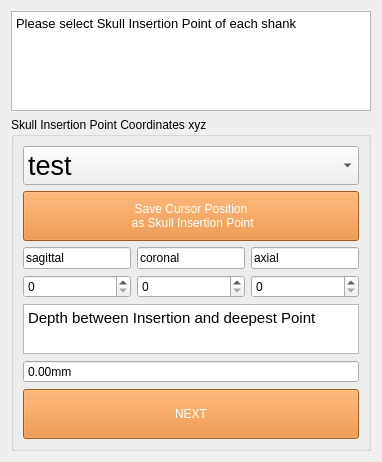
                            <widget class="QWidget" name="page_31">
                             <layout class="QGridLayout" name="gridLayout_222">
                              <item row="1" column="0">
                               <widget class="QGroupBox" name="groupBox_79">
                                <property name="toolTip">
                                 <string>Bregma position marked on this animal's own scan, alongside where it lands in the atlas after registration.</string>
                                </property>
                                <property name="title">
                                 <string>Skull Insertion Point Coordinates xyz </string>
                                </property>
                                <layout class="QGridLayout" name="gridLayout_221">
                                 <item row="1" column="1" colspan="3">
                                  <widget class="QPushButton" name="pushButton_insertionPoint">
                                   <property name="minimumSize">
                                    <size>
                                     <width>0</width>
                                     <height>50</height>
                                    </size>
                                   </property>
                                   <property name="maximumSize">
                                    <size>
                                     <width>16777215</width>
                                     <height>16777215</height>
                                    </size>
                                   </property>
                                   <property name="toolTip">
                                    <string>Pick the bregma point by clicking it in the MRI view</string>
                                   </property>
                                   <property name="autoFillBackground">
                                    <bool>false</bool>
                                   </property>
                                   <property name="styleSheet">
                                    <string notr="true"> QPushButton { background-color: #e67e22; color: white; } QPushButton:disabled { background-color: #a9713f; color: #cccccc; }</string>
                                   </property>
                                   <property name="text">
                                    <string>Save Cursor Position 
 as Skull Insertion Point</string>
                                   </property>
                                  </widget>
                                 </item>
                                 <item row="6" column="1" colspan="3">
                                  <widget class="QDoubleSpinBox" name="spinBox_depth">
                                   <property name="toolTip">
                                    <string>Per-axis offset between your picked bregma and the atlas-predicted location</string>
                                   </property>
                                   <property name="readOnly">
                                    <bool>true</bool>
                                   </property>
                                   <property name="buttonSymbols">
                                    <enum>QAbstractSpinBox::NoButtons</enum>
                                   </property>
                                   <property name="suffix">
                                    <string>mm</string>
                                   </property>
                                   <property name="maximum">
                                    <double>1500.000000000000000</double>
                                   </property>
                                  </widget>
                                 </item>
                                 <item row="3" column="2">
                                  <widget class="QSpinBox" name="spinBox_insertion_y">
                                   <property name="toolTip">
                                    <string>Bregma coordinate in the subject's own MRI (voxel index)</string>
                                   </property>
                                  </widget>
                                 </item>
                                 <item row="2" column="2">
                                  <widget class="QLineEdit" name="lineEdit_107">
                                   <property name="text">
                                    <string>coronal</string>
                                   </property>
                                  </widget>
                                 </item>
                                 <item row="3" column="3">
                                  <widget class="QSpinBox" name="spinBox_insertion_z">
                                   <property name="toolTip">
                                    <string>Bregma coordinate in the subject's own MRI (voxel index)</string>
                                   </property>
                                  </widget>
                                 </item>
                                 <item row="3" column="1">
                                  <widget class="QSpinBox" name="spinBox_insertion_x">
                                   <property name="toolTip">
                                    <string>Bregma coordinate in the subject's own MRI (voxel index)</string>
                                   </property>
                                  </widget>
                                 </item>
                                 <item row="0" column="1" colspan="3">
                                  <widget class="QComboBox" name="comboBox_insertion_shank">
                                   <property name="font">
                                    <font>
                                     <pointsize>20</pointsize>
                                     <bold>false</bold>
                                    </font>
                                   </property>
                                   <item>
                                    <property name="text">
                                     <string>test</string>
                                    </property>
                                   </item>
                                  </widget>
                                 </item>
                                 <item row="7" column="1" colspan="3">
                                  <widget class="QPushButton" name="pushButton_nextShank">
                                   <property name="minimumSize">
                                    <size>
                                     <width>50</width>
                                     <height>50</height>
                                    </size>
                                   </property>
                                   <property name="styleSheet">
                                    <string notr="true"> QPushButton { background-color: #e67e22; color: white; } QPushButton:disabled { background-color: #a9713f; color: #cccccc; }</string>
                                   </property>
                                   <property name="text">
                                    <string>NEXT</string>
                                   </property>
                                  </widget>
                                 </item>
                                 <item row="2" column="3">
                                  <widget class="QLineEdit" name="lineEdit_108">
                                   <property name="text">
                                    <string>axial</string>
                                   </property>
                                  </widget>
                                 </item>
                                 <item row="2" column="1">
                                  <widget class="QLineEdit" name="lineEdit_106">
                                   <property name="text">
                                    <string>sagittal</string>
                                   </property>
                                  </widget>
                                 </item>
                                 <item row="4" column="1" colspan="3">
                                  <widget class="QTextEdit" name="textEdit_14">
                                   <property name="sizePolicy">
                                    <sizepolicy hsizetype="Minimum" vsizetype="Minimum">
                                     <horstretch>0</horstretch>
                                     <verstretch>0</verstretch>
                                    </sizepolicy>
                                   </property>
                                   <property name="maximumSize">
                                    <size>
                                     <width>16777215</width>
                                     <height>50</height>
                                    </size>
                                   </property>
                                   <property name="readOnly">
                                    <bool>true</bool>
                                   </property>
                                   <property name="html">
                                    <string>&lt;!DOCTYPE HTML PUBLIC &quot;-//W3C//DTD HTML 4.0//EN&quot; &quot;http://www.w3.org/TR/REC-html40/strict.dtd&quot;&gt;
&lt;html&gt;&lt;head&gt;&lt;meta name=&quot;qrichtext&quot; content=&quot;1&quot; /&gt;&lt;meta charset=&quot;utf-8&quot; /&gt;&lt;style type=&quot;text/css&quot;&gt;
p, li { white-space: pre-wrap; }
hr { height: 1px; border-width: 0; }
li.unchecked::marker { content: &quot;\2610&quot;; }
li.checked::marker { content: &quot;\2612&quot;; }
&lt;/style&gt;&lt;/head&gt;&lt;body style=&quot; font-family:'Ubuntu Sans'; font-size:11pt; font-weight:400; font-style:normal;&quot;&gt;
&lt;p style=&quot; margin-top:0px; margin-bottom:0px; margin-left:0px; margin-right:0px; -qt-block-indent:0; text-indent:0px;&quot;&gt;Depth between Insertion and deepest Point&lt;/p&gt;&lt;/body&gt;&lt;/html&gt;</string>
                                   </property>
                                  </widget>
                                 </item>
                                </layout>
                               </widget>
                              </item>
                              <item row="0" column="0">
                               <widget class="QTextEdit" name="textEdit_5">
                                <property name="minimumSize">
                                 <size>
                                  <width>0</width>
                                  <height>50</height>
                                 </size>
                                </property>
                                <property name="maximumSize">
                                 <size>
                                  <width>16777215</width>
                                  <height>100</height>
                                 </size>
                                </property>
                                <property name="readOnly">
                                 <bool>true</bool>
                                </property>
                                <property name="html">
                                 <string>&lt;!DOCTYPE HTML PUBLIC &quot;-//W3C//DTD HTML 4.0//EN&quot; &quot;http://www.w3.org/TR/REC-html40/strict.dtd&quot;&gt;
&lt;html&gt;&lt;head&gt;&lt;meta name=&quot;qrichtext&quot; content=&quot;1&quot; /&gt;&lt;meta charset=&quot;utf-8&quot; /&gt;&lt;style type=&quot;text/css&quot;&gt;
p, li { white-space: pre-wrap; }
hr { height: 1px; border-width: 0; }
li.unchecked::marker { content: &quot;\2610&quot;; }
li.checked::marker { content: &quot;\2612&quot;; }
&lt;/style&gt;&lt;/head&gt;&lt;body style=&quot; font-family:'Ubuntu Sans'; font-size:11pt; font-weight:400; font-style:normal;&quot;&gt;
&lt;p style=&quot; margin-top:0px; margin-bottom:0px; margin-left:0px; margin-right:0px; -qt-block-indent:0; text-indent:0px;&quot;&gt;&lt;span style=&quot; font-family:'Sans'; font-size:10pt;&quot;&gt;Please select Skull Insertion Point of each shank&lt;/span&gt;&lt;/p&gt;&lt;/body&gt;&lt;/html&gt;</string>
                                </property>
                               </widget>
                              </item>
                             </layout>
                            </widget>
